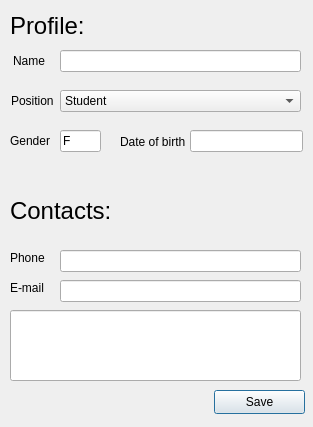
<?xml version="1.0" encoding="UTF-8"?>
<ui version="4.0">
 <class>ProfileDialog</class>
 <widget class="QDialog" name="ProfileDialog">
  <property name="geometry">
   <rect>
    <x>0</x>
    <y>0</y>
    <width>313</width>
    <height>427</height>
   </rect>
  </property>
  <property name="focusPolicy">
   <enum>Qt::StrongFocus</enum>
  </property>
  <property name="windowTitle">
   <string>Dialog</string>
  </property>
  <widget class="QLabel" name="nameLabel">
   <property name="geometry">
    <rect>
     <x>11</x>
     <y>90</y>
     <width>51</width>
     <height>22</height>
    </rect>
   </property>
   <property name="text">
    <string>Position</string>
   </property>
  </widget>
  <widget class="QLineEdit" name="nameLineEdit">
   <property name="geometry">
    <rect>
     <x>60</x>
     <y>50</y>
     <width>241</width>
     <height>22</height>
    </rect>
   </property>
  </widget>
  <widget class="QLineEdit" name="genderLineEdit">
   <property name="geometry">
    <rect>
     <x>60</x>
     <y>130</y>
     <width>41</width>
     <height>22</height>
    </rect>
   </property>
   <property name="focusPolicy">
    <enum>Qt::TabFocus</enum>
   </property>
   <property name="text">
    <string>F</string>
   </property>
  </widget>
  <widget class="QLabel" name="sexLabel">
   <property name="geometry">
    <rect>
     <x>10</x>
     <y>130</y>
     <width>41</width>
     <height>21</height>
    </rect>
   </property>
   <property name="text">
    <string>Gender</string>
   </property>
  </widget>
  <widget class="QLabel" name="PClassLabel">
   <property name="geometry">
    <rect>
     <x>13</x>
     <y>50</y>
     <width>41</width>
     <height>22</height>
    </rect>
   </property>
   <property name="text">
    <string>Name</string>
   </property>
  </widget>
  <widget class="QComboBox" name="comboBox">
   <property name="geometry">
    <rect>
     <x>60</x>
     <y>90</y>
     <width>241</width>
     <height>22</height>
    </rect>
   </property>
   <item>
    <property name="text">
     <string>Student</string>
    </property>
   </item>
   <item>
    <property name="text">
     <string>Teacher</string>
    </property>
   </item>
   <item>
    <property name="text">
     <string>Academic</string>
    </property>
   </item>
   <item>
    <property name="text">
     <string>Study office</string>
    </property>
   </item>
   <item>
    <property name="text">
     <string>Service staff</string>
    </property>
   </item>
   <item>
    <property name="text">
     <string>Lecturer</string>
    </property>
   </item>
  </widget>
  <widget class="QLabel" name="label">
   <property name="geometry">
    <rect>
     <x>10</x>
     <y>15</y>
     <width>111</width>
     <height>21</height>
    </rect>
   </property>
   <property name="font">
    <font>
     <pointsize>18</pointsize>
    </font>
   </property>
   <property name="text">
    <string>Profile:</string>
   </property>
  </widget>
  <widget class="QLabel" name="label_2">
   <property name="geometry">
    <rect>
     <x>120</x>
     <y>126</y>
     <width>81</width>
     <height>31</height>
    </rect>
   </property>
   <property name="text">
    <string>Date of birth</string>
   </property>
  </widget>
  <widget class="QLineEdit" name="birthLineEdit">
   <property name="geometry">
    <rect>
     <x>190</x>
     <y>130</y>
     <width>113</width>
     <height>22</height>
    </rect>
   </property>
  </widget>
  <widget class="QLabel" name="label_3">
   <property name="geometry">
    <rect>
     <x>10</x>
     <y>200</y>
     <width>111</width>
     <height>21</height>
    </rect>
   </property>
   <property name="font">
    <font>
     <pointsize>18</pointsize>
    </font>
   </property>
   <property name="text">
    <string>Contacts:</string>
   </property>
  </widget>
  <widget class="QLabel" name="label_4">
   <property name="geometry">
    <rect>
     <x>10</x>
     <y>250</y>
     <width>49</width>
     <height>16</height>
    </rect>
   </property>
   <property name="text">
    <string>Phone</string>
   </property>
  </widget>
  <widget class="QLabel" name="label_5">
   <property name="geometry">
    <rect>
     <x>10</x>
     <y>280</y>
     <width>49</width>
     <height>16</height>
    </rect>
   </property>
   <property name="text">
    <string>E-mail</string>
   </property>
  </widget>
  <widget class="QLineEdit" name="phoneLineEdit">
   <property name="geometry">
    <rect>
     <x>60</x>
     <y>250</y>
     <width>241</width>
     <height>22</height>
    </rect>
   </property>
  </widget>
  <widget class="QLineEdit" name="emailLineEdit">
   <property name="geometry">
    <rect>
     <x>60</x>
     <y>280</y>
     <width>241</width>
     <height>22</height>
    </rect>
   </property>
  </widget>
  <widget class="QLineEdit" name="commentLineEdit">
   <property name="geometry">
    <rect>
     <x>10</x>
     <y>310</y>
     <width>291</width>
     <height>71</height>
    </rect>
   </property>
   <property name="focusPolicy">
    <enum>Qt::StrongFocus</enum>
   </property>
  </widget>
  <widget class="QPushButton" name="saveButton">
   <property name="geometry">
    <rect>
     <x>214</x>
     <y>390</y>
     <width>91</width>
     <height>24</height>
    </rect>
   </property>
   <property name="text">
    <string>Save</string>
   </property>
  </widget>
 </widget>
 <resources/>
 <connections/>
</ui>
